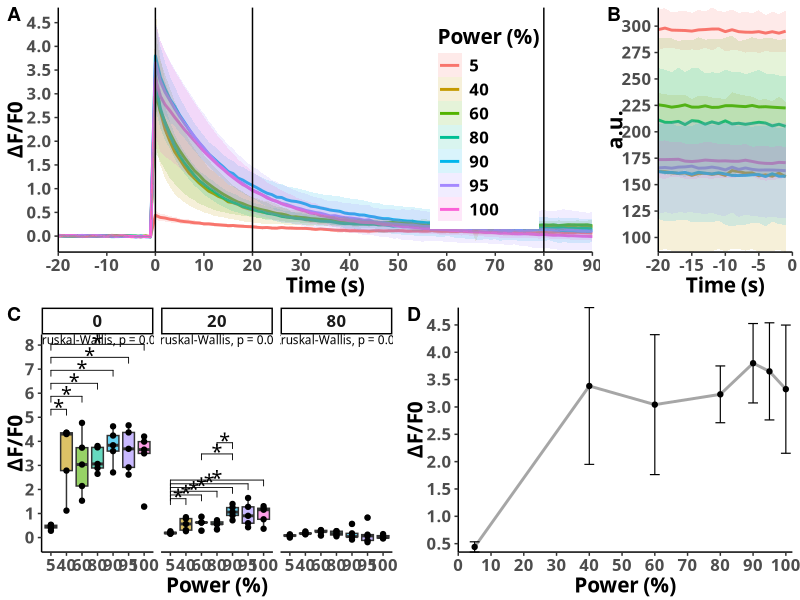

Write R code to recreate this figure.
# Fluo-4 data analysis
# Copyright © 2021 Borys Olifirov
#
# Require data frame structure:
# 'cell'   cell number with date suffix
# 'rep'    number of stimulation for this cell
# 'power'  405 nm laser power
# 'time'   absolute time of frame recording, stimulation frame used as 0
# 'delta'  ΔF/F0 for int data

require(dplyr)
require(tidyr)
require(purrr)

require(rstatix)

require(ggplot2)
require(ggpubr)
require(ggsci)

setwd('/home/astria/bio/note/projects/PhD/6_2021_PIP2_HPCA_HEK/exp/10_4_2021_test_uncaging')


##### DATA PROCESSING #####
df.fluo <- read.csv('results_4_10.csv') %>%
           rbind(read.csv('results_29_09.csv')) %>%
           mutate(power = as.factor(power)) %>%
           # filter(power != '40' &
           #        power != '95') %>%
           droplevels()

df.fluo.abs.baseline <- df.fluo %>%
                        select(power, time, int) %>%
                        filter(time < 0) %>%
                        group_by(time, power) %>%
                        summarise_all(list(mean, sd), na.rm = TRUE) %>%
                        rename(mean = fn1, sd = fn2) %>%
                        ungroup()

df.fluo.mean <- df.fluo %>%
                select(power, time, delta) %>%
                group_by(time, power) %>%
                summarise_all(list(mean, sd), na.rm = TRUE) %>%
                rename(mean = fn1, sd = fn2) %>%
                ungroup()

time.list <- c(0, 20, 80)
df.fluo.crop <- df.fluo %>%
  select(power, delta, time) %>%
  filter(time %in% time.list) %>%
  group_by(time) %>%
  unique() %>%
  ungroup()

df.fluo.stat.group <- df.fluo.crop %>%
  group_by(time) %>%
  kruskal_test(delta ~ power) %>%
  add_significance("p")

# Bonferoni-Holm adjastment
# https://www.statisticshowto.com/holm-bonferroni-method/
df.fluo.stat.pair <- df.fluo.crop %>%
  group_by(time) %>%
  pairwise_wilcox_test(delta ~ power,
                       p.adjust.method = 'BH') %>%
  add_xy_position(fun = "mean_sd", scales = 'free') %>%
  filter(p.adj.signif != 'ns')


##### GLOBAL PLOT OPTIONS #####
font_family <- "ubuntu mono"
font_size <- 15

line_size <- 1
line_size_light <- 1.5

# https://drsimonj.svbtle.com/creating-corporate-colour-palettes-for-ggplot2
# '#121212', '#FF1C1C', '#0051F2', '#FFE20A', '#219900', '#FF7B08', '#008F8C', '#B02179', '#A6A6A6'
palette <- c('#121212', '#FF1C1C', '#0051F2', '#FFE20A', '#219900', '#FF7B08', '#008F8C', '#B02179', '#A6A6A6')

power.list <- levels(df.fluo$power)
col.list <- palette[1:length(power.list)]
names(col.list) <- power.list


##### PLOT #####
# line plot
line.plt <- ggplot(df.fluo.mean) +
  geom_line(aes(x = time, y = mean, colour = power),
            size = line_size) +
  geom_ribbon(aes(x = time,
                  ymin = mean-sd,
                  ymax = mean+sd,
                  fill = power,
                  colour = power),
              alpha=.15,
              size=0) +
  geom_vline(xintercept = time.list) +
  scale_x_continuous(name = 'Time (s)',
                     limits = c(-20, 90),
                     breaks = seq(-100, 100, 10),
                     expand = c(0,0)) +
  scale_y_continuous(name = 'ΔF/F0',
                     breaks = seq(-100, 100, .5),
                     expand = c(0,0)) +
  labs(colour = 'Power (%)', fill='Power (%)') +
  theme_classic() +
  theme(legend.position = c(.90, .95),
        legend.justification = c("right", "top"),
        text = element_text(family=font_family, face="bold", size=font_size))


# abs intensity line plot
abs.plt <- ggplot(df.fluo.abs.baseline) +
  geom_line(aes(x = time, y = mean, colour = power),
            size = line_size) +
  geom_ribbon(aes(x = time,
                  ymin = mean-sd,
                  ymax = mean+sd,
                  fill = power,
                  colour = power),
              alpha=.15,
              size=0) +
  scale_x_continuous(name = 'Time (s)',
                     limits = c(-20, 0),
                     breaks = seq(-100, 100, 5),
                     expand = c(0,0)) +
  scale_y_continuous(name = 'a.u.',
                     # limits = c(50, 250),
                     breaks = seq(-100, 500, 25),
                     expand = c(0,0)) +
  labs(colour = 'Power (%)', fill='Power (%)') +
  theme_classic() +
  theme(legend.position = 'none',
        text = element_text(family=font_family, face="bold", size=font_size))


# https://www.datanovia.com/en/blog/how-to-add-p-values-to-ggplot-facets/
# boxplot          
point.box <- ggplot(df.fluo.crop, aes(x = power, y = delta)) +
  geom_boxplot(aes(fill = power), alpha = .6) +
  geom_point() +
  facet_grid(cols = vars(as.factor(time))) +
  labs(fill = 'Power (%)',
       x = 'Power (%)',
       y = 'ΔF/F0') +
  scale_y_continuous(breaks = seq(-100, 100, 1)) +
  theme_classic() +
  theme(legend.position = 'none',
        text = element_text(family=font_family, face="bold", size=font_size)) +
  stat_pvalue_manual(df.fluo.stat.pair, label = 'p.adj.signif',
                     family=font_family, size = 5) +
  stat_compare_means(family=font_family, size=3,
                     label.x = 1.7)


# dose-dep plot
dd.plt <- ggplot(df.fluo.mean %>%
       filter(time == '0') %>%
       select(power, mean, sd) %>%
       mutate(power = as.numeric(as.character(power))),
       aes(x = power, y = mean)) +
  geom_line(size = line_size, colour = '#A6A6A6') +
  geom_point() +
  geom_errorbar(aes(ymin = mean-sd,
                    ymax = mean+sd),
                size=.4,
                width=3) +
  scale_x_continuous(name = 'Power (%)',
                     limits = c(0, 102),
                     breaks = seq(0, 100, 10),
                     expand = c(0,0)) +
  scale_y_continuous(name = 'ΔF/F0',
                     # limits = c(0, 4.75),
                     breaks = seq(-100, 100, .5),
                     expand = c(0,0)) +
  theme_classic() +
  theme(text = element_text(family=font_family, face="bold", size=font_size))


# combine plot
line.abs <- ggarrange(line.plt, abs.plt, 
                     labels = c("A", "B"),
                     ncol = 2, nrow = 1,
                     widths=c(0.75, 0.25))

box.dd <- ggarrange(point.box, dd.plt,
                    labels = c("C", "D"),
                    ncol = 2, nrow = 1)

fin.plt <- ggarrange(line.abs, box.dd,
                     ncol = 1, nrow = 2)

ggsave('fin_plt.png',
       fin.plt,
       width = 14,
       height = 8)
